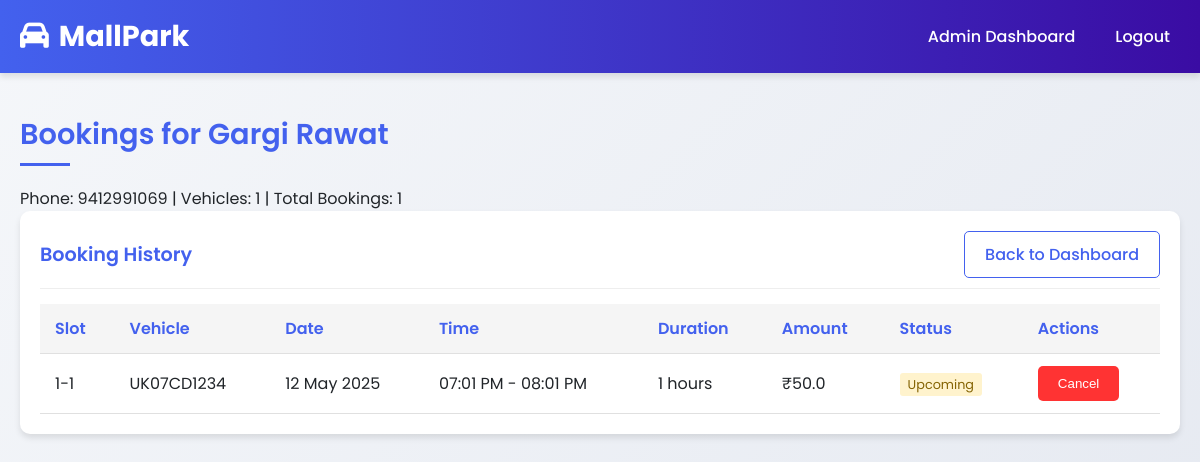
Page /admin/user/2/bookings (signed in) on the committed database.
### app.py (models this page shows)
class User(UserMixin, db.Model):
    id = db.Column(db.Integer, primary_key=True)
    phone = db.Column(db.String(15), unique=True, nullable=False)
    password = db.Column(db.String(100), nullable=False)
    name = db.Column(db.String(100), nullable=False)
    vehicles = db.relationship('Vehicle', backref='owner', lazy=True)
    is_admin = db.Column(db.Boolean, default=False)
    bookings = db.relationship('Booking', backref='user', lazy=True)

class Booking(db.Model):
    id = db.Column(db.Integer, primary_key=True)
    user_id = db.Column(db.Integer, db.ForeignKey('user.id'), nullable=False)
    slot_id = db.Column(db.Integer, db.ForeignKey('slot.id'), nullable=False)
    vehicle_number = db.Column(db.String(20), nullable=False)
    booking_date = db.Column(db.Date, nullable=False)
    start_time = db.Column(db.Time, nullable=False)
    duration = db.Column(db.Integer, nullable=False)
    end_time = db.Column(db.Time, nullable=False)
    amount = db.Column(db.Float, nullable=False)
    status = db.Column(db.String(20), default='upcoming')
    created_at = db.Column(db.DateTime, default=datetime.utcnow)
    payment_status = db.Column(db.Boolean, default=False)

class Slot(db.Model):
    id = db.Column(db.Integer, primary_key=True)
    floor = db.Column(db.Integer, nullable=False)
    number = db.Column(db.Integer, nullable=False)
    is_available = db.Column(db.Boolean, default=True)
    bookings = db.relationship('Booking', backref='slot', lazy=True)

### app.py (the view)
@app.route('/admin/user/<int:user_id>/bookings')
@login_required
def admin_view_user_bookings(user_id):
    if not current_user.is_admin:
        return redirect(url_for('dashboard'))
    user = User.query.get_or_404(user_id)
    bookings = Booking.query.filter_by(user_id=user.id).order_by(
        Booking.booking_date.desc(), Booking.start_time.desc()
    ).all()
    return render_template('admin_user_bookings.html', user=user, bookings=bookings)

### app.py (called while the page is built)
@login_manager.user_loader
def load_user(user_id):
    return User.query.get(int(user_id))

### templates/admin_user_bookings.html (shortened to what this page needs)
{% extends "base.html" %}
{% block content %}
<section class="dashboard-section">
    <div class="container">
        <h1 class="section-title animate">Bookings for {{ user.name }}</h1>
        <p class="mb-4">Phone: {{ user.phone }} | Vehicles: {{ user.vehicles|length }} | Total Bookings: {{ bookings|length }}</p>
        <div class="card animate" style="animation-delay: 0.2s">
            <div class="card-header">
                <h2 class="card-title">Booking History</h2>
                <a href="{{ url_for('admin_dashboard') }}" class="btn btn-outline">Back to Dashboard</a>
            </div>
            {% if bookings %}
                <div class="table-responsive">
                    <table class="booking-table">
                        <thead>
                            <tr>
                                <th>Slot</th>
                                <th>Vehicle</th>
                                <th>Date</th>
                                <th>Time</th>
                                <th>Duration</th>
                                <th>Amount</th>
                                <th>Status</th>
                                <th>Actions</th>
                            </tr>
                        </thead>
                        <tbody>
                            {% for booking in bookings %}
                            <tr>
                                <td>{{ booking.slot.floor }}-{{ booking.slot.number }}</td>
                                <td>{{ booking.vehicle_number }}</td>
                                <td>{{ booking.booking_date.strftime('%d %b %Y') }}</td>
                                <td>{{ booking.start_time.strftime('%I:%M %p') }} - {{ booking.end_time.strftime('%I:%M %p') }}</td>
                                <td>{{ booking.duration }} hours</td>
                                <td>₹{{ booking.amount }}</td>
                                <td>
                                    <span class="status-{{ booking.status }}">{{ booking.status|capitalize }}</span>
                                </td>
                                <td>
                                    {% if booking.status == 'upcoming' %}
                                    <form method="POST" action="{{ url_for('admin_cancel_booking', booking_id=booking.id) }}" style="display: inline;">
                                        <button type="submit" class="btn btn-danger btn-sm">Cancel</button>
                                    </form>
                                    {% endif %}
                                </td>
                            </tr>
                            {% endfor %}
                        </tbody>
                    </table>
                </div>
            {% else %}
                <p>No bookings found for this user.</p>
            {% endif %}
        </div>
    </div>
</section>
{% endblock %}

### templates/base.html (style rules this page uses)
:root { --primary-color: #4361ee; --secondary-color: #3a0ca3; --light-color: #f8f9fa; --dark-color: #212529; --success-color: #4bb543; --danger-color: #ff3333; --warning-color: #ffcc00; --info-color: #17a2b8; --shadow: 0 4px 6px rgba(0, 0, 0, 0.1); --transition: all 0.3s ease; }
* { margin: 0; padding: 0; box-sizing: border-box; }
body { font-family: 'Poppins', sans-serif; background: linear-gradient(135deg, #f5f7fa 0%, #e4e8f0 100%); color: var(--dark-color); min-height: 100vh; overflow-x: hidden; }
.container { max-width: 1200px; margin: 0 auto; padding: 0 20px; }
.btn { display: inline-block; padding: 10px 20px; border-radius: 5px; text-decoration: none; font-weight: 500; transition: var(--transition); border: none; cursor: pointer; text-align: center; }
.btn-danger { background-color: var(--danger-color); color: white; }
.btn-outline { background-color: transparent; border: 1px solid var(--primary-color); color: var(--primary-color); }
.card { background-color: white; border-radius: 10px; box-shadow: var(--shadow); padding: 20px; margin-bottom: 20px; transition: var(--transition); }
.card-header { display: flex; justify-content: space-between; align-items: center; margin-bottom: 15px; padding-bottom: 10px; border-bottom: 1px solid #eee; }
.card-title { font-size: 1.2rem; font-weight: 600; color: var(--primary-color); }
.dashboard-section { padding: 40px 0; }
.section-title { font-size: 1.8rem; font-weight: 600; margin-bottom: 30px; color: var(--primary-color); position: relative; display: inline-block; }
.section-title::after { content: ''; position: absolute; bottom: -10px; left: 0; width: 50px; height: 3px; background-color: var(--primary-color); }
.status-upcoming { background-color: #fff3cd; color: #856404; }

### templates/admin_user_bookings.html (style rules this page uses)
.booking-table { width: 100%; border-collapse: collapse; margin-top: 15px; }
.booking-table th, .booking-table td { padding: 12px 15px; text-align: left; border-bottom: 1px solid #e0e0e0; }
.booking-table th { background-color: #f5f5f5; font-weight: 600; color: var(--primary-color); }
.status-upcoming { background-color: #fff3cd; color: #856404; padding: 3px 8px; border-radius: 3px; font-size: 0.8rem; }

### rows in the picture
User: name "Gargi Rawat", phone "9412991069"
Booking: slot.floor "1", slot.number "1", vehicle_number "UK07CD1234", booking_date "12 May 2025", start_time "07:01 PM", end_time "08:01 PM", duration "1", amount "50.0", status "Upcoming"

### other values in the picture
{{ user.vehicles|length }} "1"
{{ bookings|length }} "1"
